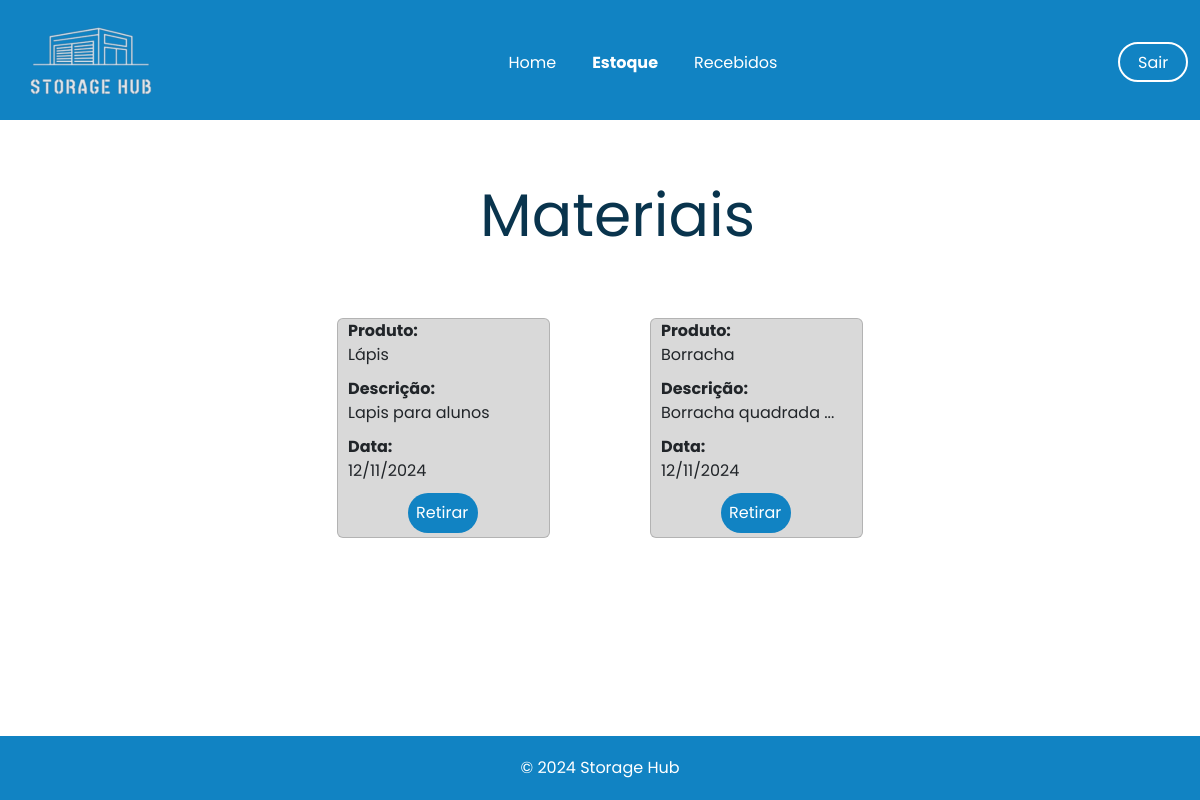
Page /estoque_materiais/ (signed in) on the earlier database version.
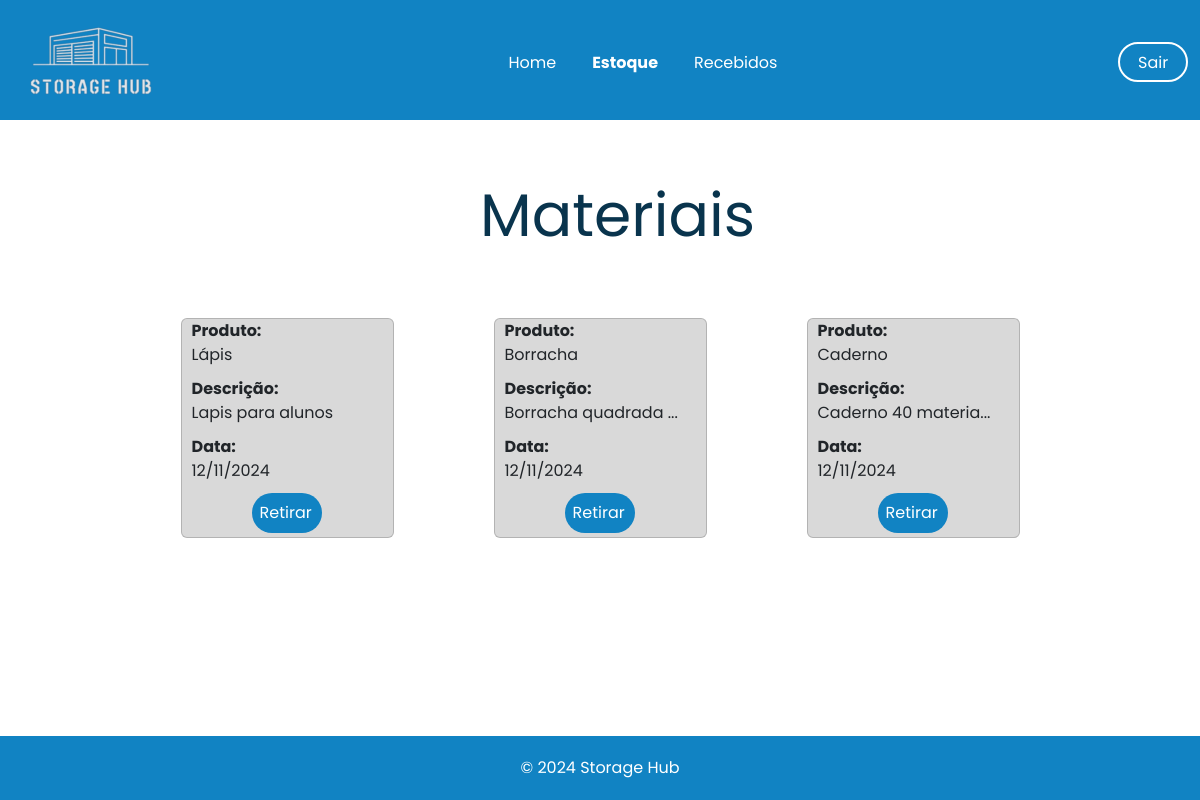
Same page on the later database version.
### app/models.py (models this page shows)
class MaterialRecebido(db.Model):
    id = db.Column(db.Integer, primary_key=True)
    nome_produto = db.Column(db.String, nullable=False)
    quantidade = db.Column(db.Float, nullable=False)
    data_recebimento = db.Column(db.DateTime, default=datetime.now())
    descricao_produto = db.Column(db.String, nullable=True)
    tipo_produto = db.Column(db.String, nullable=False)
    recebido_por = db.Column(db.String, nullable=False)
    registrado_por = db.Column(db.String, nullable=False)

### app/view.py (the view)
@app.route('/estoque_materiais/')
@login_required
def estoquemateriais():
    estoque = MaterialRecebido.query.filter_by(tipo_produto='Materiais').all()
    return render_template('materiais.html', estoque=estoque)

### app/models.py (called while the page is built)
@login_manager.user_loader
def load_user(user_id):
    return User.query.get(user_id)

### app/templates/materiais.html (shortened to what this page needs)
<!DOCTYPE html>
<html lang="pt-BR">
<head>
    <link
    rel="stylesheet"
    href="https://cdn.jsdelivr.net/npm/bootstrap@5.3.3/dist/css/bootstrap.min.css"
    />
</head>
<body>
    <header>
        <nav class="navbar navbar-expand-lg">
            <div class="container-fluid">
                <a class="navbar-brand me-auto" href="#"><img src="../static/img/logo_storage.png" alt="Storage Hub Logo"></a>
                <div class="collapse navbar-collapse" id="navbarSupportedContent">
                    <ul class="navbar-nav mx-auto" style="padding-top: 20px;">
                        <div class="center" style="display: flex; align-items: center; width: 30%;">
                        <li class="nav-item">
                            <a class="nav-link" aria-current="page" href="{{url_for('homepage')}}" style="font-weight: 400;">Home</a>
                        </li>
                        <li class="nav-item">
                            <a class="nav-link" href="{{url_for('home_estoque')}}">Estoque</a>
                        </li>
                        <li class="nav-item">
                            <a class="nav-link" href="{{url_for('recebidos')}}" style="font-weight: 400;">Recebidos</a>
                        </div>
                    </ul>
                    <a href="{{url_for('logout')}}" style="
                    background-color: #1183C3;
                    color: white;
                    width: 70px;
                    height: 40px;
                    border: 2px solid white;
                    text-decoration: none;
                    border-radius: 50px;"><p class="sair" style="padding: 7px 0px 0px 18px;">Sair</p></a>
                </div>
            </div>
        </nav>
    </header>
    <main>
        <div>
            <section class="stock">
                <div>
                    <h1 class="stock-text">Materiais</h1>
                </div>
            </section>
                <div class="cards" style="display: flex; gap: 100px; align-items: center; justify-content: center; flex-wrap: wrap;">
                    {% for linha in estoque %}
                    <div class="card" style="background-color:#D9D9D9; height: 220px; margin-bottom: 40px;">
                        <div class="linha-card">
                        <tr>
                            <div class="quebra" style="display: flex; flex-direction: column; height: 170px; justify-content: space-between;">
                                <div class="space" style="margin-left: 10px;">
                                <div class="primeiro">
                                    <td ><strong>Produto:<br></strong>{{linha.nome_produto}}</td>
                                </div>
                                <div class="segunda" style="margin-top: 10px;">
                                    <td>
                                        <strong>Descrição:<br></strong>
                                        {{ linha.descricao_produto[:18] }}{% if linha.descricao_produto|length > 18 %}...{% endif %}
                                    </td>
                                </div>
                                <div class="segunda" style="margin-top: 10px;">
                                    <td><strong>Data:<br></strong>{{ linha.data_recebimento.strftime('%d/%m/%Y') }}</td>
                                </div>
                            </div>
                                <div class="botao" style="background-color: #1183C3; width: 70px; padding: 8px; border-radius: 20px; margin-left: 70px; margin-top: 10px;">
                                    <td><a href="{{url_for('estoqueDetail', id=linha.id)}}" style="text-decoration: none; color:white;">Retirar</a></td>
                                </div>
                            </div>
                        </tr>
                        </div>
                    </div>
                    {% endfor%}
                </div>
        </div>
    </main>
    <footer style="background-color: #1183C3; color: white; padding: 20px 0;text-align: center;">&copy; 2024 Storage Hub</footer>
</body>
</html>

Differences in the rows shown:
added MaterialRecebido: nome_produto "Caderno", descricao_produto "Caderno 40 materia", data_recebimento "12/11/2024"
